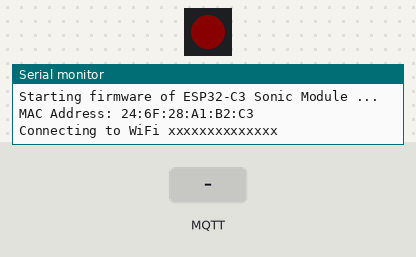
A sketch run on a simulated ESP32-C3. Parts: 1 RGB LEDs in strip order, left to right, the last lines printed to the serial monitor. The test bench sets the inputs (shaded band). Dim RGB values are drawn brighter than linear; WiFi joins after 1.5 s; servers stay silent unless stated; no MQTT or app messages arrive unless stated.

Above: at 0.1 s.
At 3.2 s:
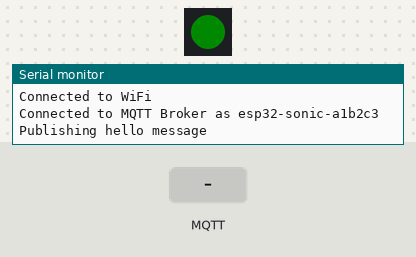
3.3 s: MQTT message "measure" arrives on the first subscribed topic
4.8 s: MQTT message "on" arrives on the first subscribed topic
6.3 s: MQTT message "off" arrives on the first subscribed topic
Timing chart, 0 to 9.3 s (numbered marks = the images above; inputs shaded):
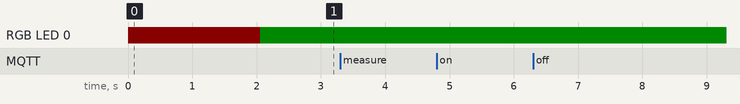

The sketch:

Mqqt-ESP.ino
```cpp
#include <WiFi.h>
#include "PubSubClient.h"
#include "Freenove_WS2812_Lib_for_ESP32.h"
#include <ArduinoJson.h>
#include "hc_sr04.h"
#include "config.h"

using namespace Sonic;

#define FIRMWARE_VERSION "v0.1"

// HS SR04 Ultrasonic Sensor Pins
#define TRIGGER_PIN 0
#define ECHO_PIN    1

Sensors::HC_SR04 ultrasonicSensor(TRIGGER_PIN, ECHO_PIN);

// Communications
WiFiClient wifiClient;
PubSubClient mqttClient(wifiClient);
String mqttClientId = "";

// RGB LED
#define RGB_COUNT     1
#define RGB_PIN       8
#define RGB_CHANNEL   0

Freenove_ESP32_WS2812 strip = Freenove_ESP32_WS2812(RGB_COUNT, RGB_PIN, RGB_CHANNEL, TYPE_GRB);

void status_no_communications(void) {
  strip.setLedColorData(0,255,0,0);
  strip.show();
}
void status_communications_ok(void) {
  strip.setLedColorData(0, 0, 255, 0);
  strip.show();
}

bool connect_to_wifi(void) {
  Serial.print("Connecting to WiFi ");
  Serial.println(Config::WIFI_SSID);

  WiFi.begin(Config::WIFI_SSID, Config::WIFI_PASSWORD);

  while (WiFi.status() != WL_CONNECTED) {
    delay(1000);
    Serial.println("Not yet connected ...");
  }

  Serial.println("Connected to WiFi");
  return true;
}

String get_client_id(void) {
  // static long randomId = random(1000,9999);
  String mqttClientId = WiFi.macAddress().substring(9);
  mqttClientId.replace(":", "");
  mqttClientId.toLowerCase();
  mqttClientId = "esp32-sonic-" + mqttClientId;    // + String(randomId);
  return mqttClientId;
}

bool connect_to_mqtt_broker(void) {
  mqttClient.setServer(Config::MQTT_BROKER_IP, Config::MQTT_BROKER_PORT);

  if (mqttClient.connect(get_client_id().c_str())) {
    Serial.print("Connected to MQTT Broker as ");
    Serial.println(get_client_id());
  }
  else {
    Serial.println("Connection to MQTT Broker failed ..");
  }

  return mqttClient.connected();
}

void publish_ultrasonic_distance(int distance) {
  String commandTopic = Config::MQTT_BASE_TOPIC + "/measurements";

  char output[128];
  StaticJsonDocument<128> message;

  message["id"] = get_client_id();
  message["unit"] = "cm";
  message["distance"] = distance;

  serializeJson(message, output);

  Serial.println("Publishing measurement message");
  mqttClient.publish(commandTopic.c_str(), output);
}

void mqtt_subscribe_callback(char *topic, byte *payload, unsigned int length) {
  char message[64];
  if (length >= sizeof(message)) {
    Serial.println("Received MQTT message but it was too large.");
    return;
  }

  memcpy(message, payload, length);
  message[length] = '\0';

  Serial.print("Following message arrived @ ");
  Serial.println(topic);
  Serial.println(message);
  Serial.println("---------------------------");

  StaticJsonDocument<128> doc;        // Not sure how much bigger it needs to be than buffer
  deserializeJson(doc, message);

  const char* command = doc["cmd"];

  if (!strcmp(command, "measure")) {
    int distance = ultrasonicSensor.measure_distance_cm();
    if (distance >= 0) {
      publish_ultrasonic_distance(distance);
    }
  } else {
    Serial.println("Unknown command");
  }
}

void publish_hello_package(void) {
  String helloTopic = Config::MQTT_BASE_TOPIC + "/hello";

  char output[128];
  StaticJsonDocument<128> message;

  message["ip"] = WiFi.localIP();
  message["id"] = get_client_id();
  message["version"] = FIRMWARE_VERSION;

  serializeJson(message, output);

  Serial.println("Publishing hello message");
  mqttClient.publish(helloTopic.c_str(), output);
}

void setup_mqtt_subscriptions(void) {
  mqttClient.setCallback(mqtt_subscribe_callback);

  String clientId = get_client_id();
  String commandTopic = Config::MQTT_BASE_TOPIC + "/" + clientId + "/commands";

  mqttClient.subscribe(commandTopic.c_str());
}

void setup() {
  Serial.begin(115200);

  // if analog input pin 0 is unconnected, random analog
  // noise will cause the call to randomSeed() to generate
  // different seed numbers each time the sketch runs.
  // randomSeed() will then shuffle the random function.
  // randomSeed(analogRead(0));

  // Configure RGB Led
  strip.begin();
  strip.setBrightness(10);
  status_no_communications();

  // Configure HS SR04 Ultrasonic Sensor Module pins
  pinMode(TRIGGER_PIN, OUTPUT);
  pinMode(ECHO_PIN, INPUT);

  Serial.println("Starting firmware of ESP32-C3 Sonic Module ...");
  Serial.print("MAC Address: ");
  Serial.println(WiFi.macAddress());

  connect_to_wifi();
  connect_to_mqtt_broker();
  setup_mqtt_subscriptions();

  publish_hello_package();
}

void loop() {
  // Needs cleanup but for the moment ok
  if (WiFi.status() != WL_CONNECTED) {
    status_no_communications();
    connect_to_wifi();
  }
  if (WiFi.status() == WL_CONNECTED && !mqttClient.connected()) {
    status_no_communications();
    connect_to_mqtt_broker();
  }
  if (WiFi.status() == WL_CONNECTED && mqttClient.connected()) {
    status_communications_ok();
  }

  // Give client processing time
  mqttClient.loop();
}
```

hc_sr04.h
```cpp
namespace Sensors {

  class HC_SR04 {

    public:
      HC_SR04(int triggerPin, int echoPin)
        : _triggerPin(triggerPin), _echoPin(echoPin) {

        pinMode(_triggerPin, OUTPUT);
        pinMode(_echoPin, INPUT);
        digitalWrite(_triggerPin, LOW);
      }

    public:
      int measure_distance_cm(void) {
        digitalWrite(_triggerPin, HIGH);
        delayMicroseconds(10);
        digitalWrite(_triggerPin, LOW);

        unsigned long duration_us = pulseIn(_echoPin, HIGH);      // Can take in timeout, should we add one?
        int distance_cm = (0.0172 * duration_us);

        if (distance_cm <= 300 && distance_cm > 0) return distance_cm;
        else return -1;
      }

    private:
      int _triggerPin;
      int _echoPin;
  };

};
```

config.example.h
```cpp
namespace Sonic {

  namespace Config {

    const char * WIFI_SSID =              "xxxxxxxxxxxxxx";
    const char * WIFI_PASSWORD =          "xxxxxxxxxxxxxxx";
    const char * MQTT_BROKER_IP =         "xxxxxxxxxxxxxx";
    const unsigned int MQTT_BROKER_PORT = 1883;
    const String MQTT_BASE_TOPIC =        "sonic/modules";

  };
};
```
